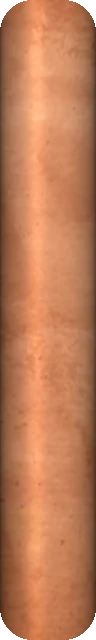
#> input picture src/assets/img/rodillo-pergamino.webp, 96 x 640 px
$ python make_scroll_roller.py ../src/assets/img/rodillo-pergamino.webp ../src/assets/img/rodillo-pergamino.webp
#> lines starting #> are read from the running program, lines starting #| are printed output that depends on the picture; after the words box and inside, x2 and y2 are one past the last pixel; in counts of white or black regions, pixels touching at a corner belong together
"""Build the rolled-parchment roller used by the Locaciones scroll.

Usage: python scripts/make_scroll_roller.py src/assets/img/pergamino1.webp src/assets/img/rodillo-pergamino.webp
Requires: pillow.

Takes a vertical strip of the parchment texture and shades it as a cylinder
(dark edges, soft highlight) with rounded ends, so it reads as the rolled sheet.
"""

from pathlib import Path
import math
import sys

from PIL import Image, ImageDraw, ImageFilter

WIDTH, HEIGHT = 96, 640


def build(texture_path: Path, output: Path) -> None:
    texture = Image.open(texture_path).convert("RGB")
    # Strip from the solid middle of the sheet, stretched to the roller height.
    strip = texture.crop((360, 80, 440, 520)).resize((WIDTH, HEIGHT), Image.LANCZOS)
#> strip: PIL image 96x640 RGB; every value is 0
    pixels = strip.load()
    for x in range(WIDTH):
        # Cylinder shading: cos falloff to the edges plus a highlight left of centre.
        u = (x + 0.5) / WIDTH * 2 - 1
        light = 0.3 + 0.7 * math.sqrt(max(0.0, 1 - u * u))
        light += 0.18 * math.exp(-((u + 0.25) ** 2) / 0.04)
        for y in range(HEIGHT):
            r, g, b = pixels[x, y]
            pixels[x, y] = tuple(min(255, int(c * light)) for c in (r, g, b))

    strip = strip.filter(ImageFilter.SMOOTH)

    mask = Image.new("L", (WIDTH, HEIGHT), 0)
#> mask: PIL image 96x640 L; every value is 0
    ImageDraw.Draw(mask).rounded_rectangle((0, 0, WIDTH - 1, HEIGHT - 1), radius=WIDTH // 3, fill=255)
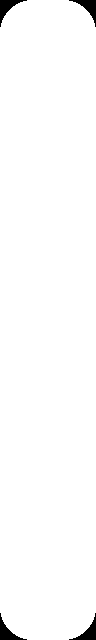
#> mask: PIL image 96x640 L; 98.5% white; 4 black regions, box (x1, y1, x2, y2) and area: (0, 0, 27, 27) 230, (69, 0, 96, 27) 230, (0, 613, 27, 640) 230, (69, 613, 96, 640) 230
    roller = strip.convert("RGBA")
    roller.putalpha(mask)
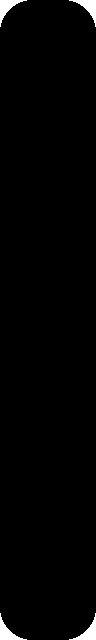
#> roller: PIL image 96x640 RGBA; mean R, G, B, A 0, 0, 0, 251.2; transparent parts drawn white
    roller.save(output, "WEBP", quality=88, method=6)
    print(f"{output} {roller.size}")
#| ../src/assets/img/rodillo-pergamino.webp (96, 640)


if __name__ == "__main__":
    if len(sys.argv) != 3:
        raise SystemExit("Usage: python scripts/make_scroll_roller.py TEXTURE OUTPUT")
    build(Path(sys.argv[1]), Path(sys.argv[2]))
